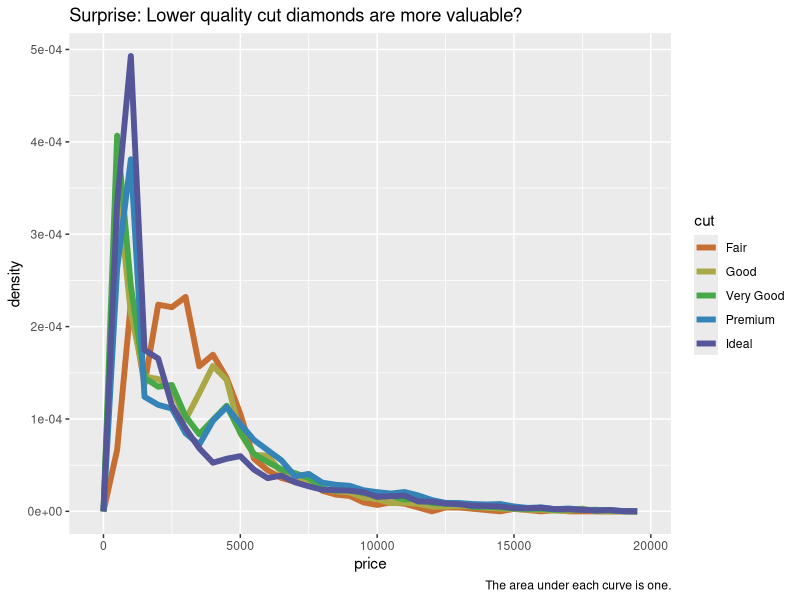
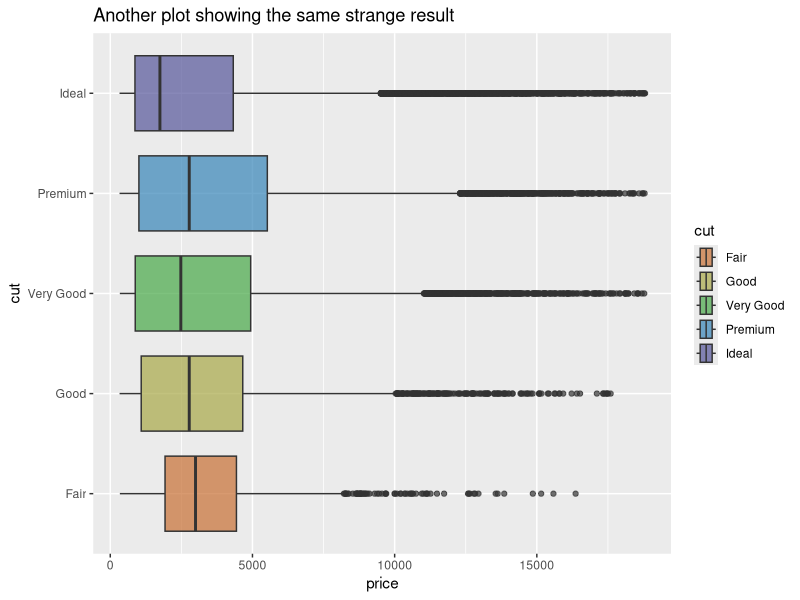
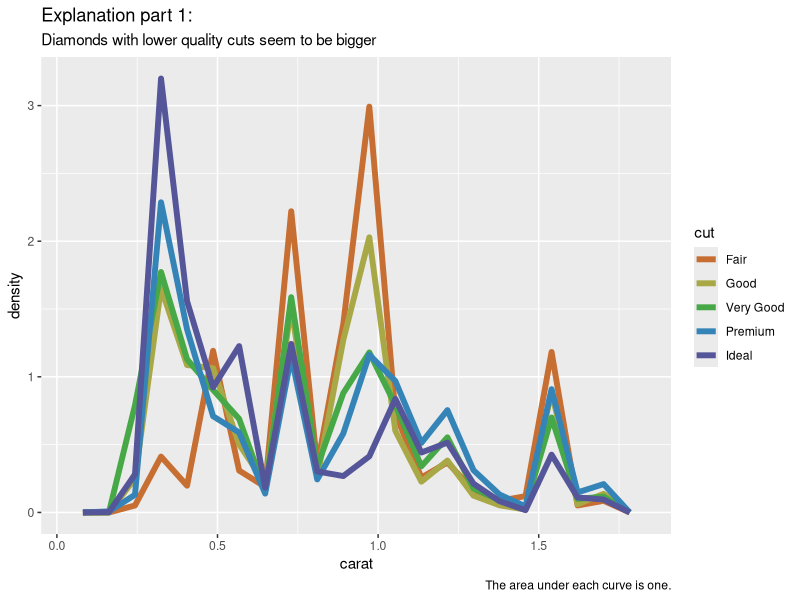
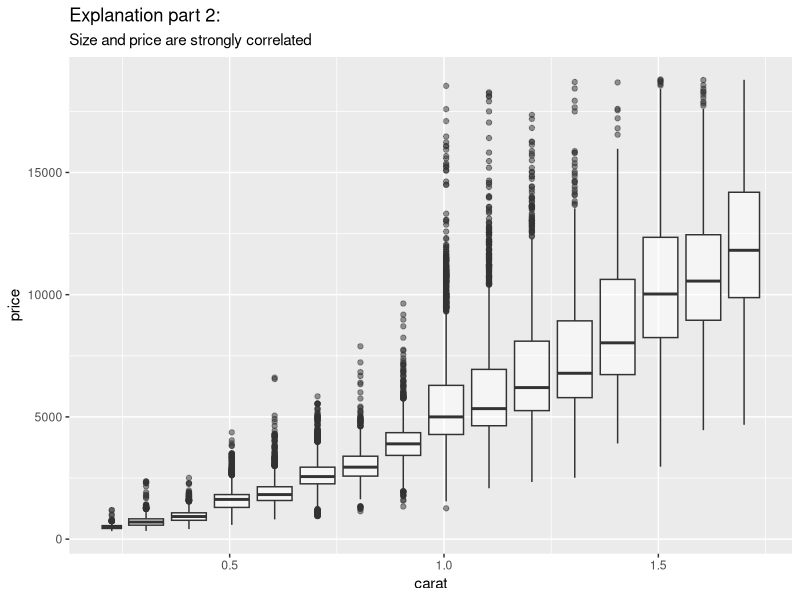
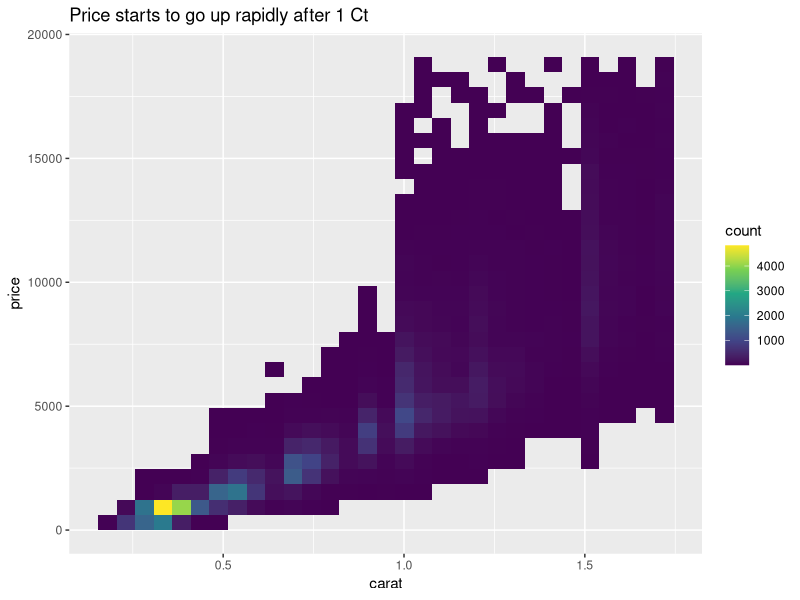
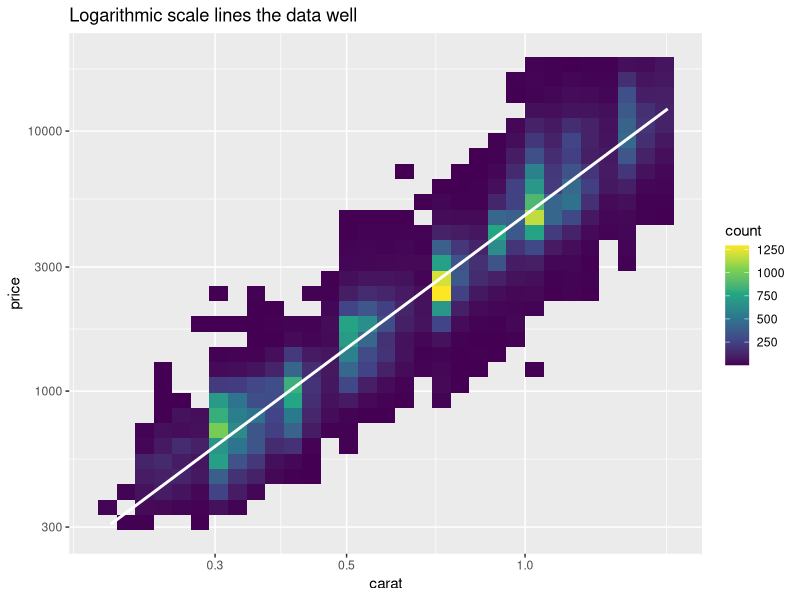
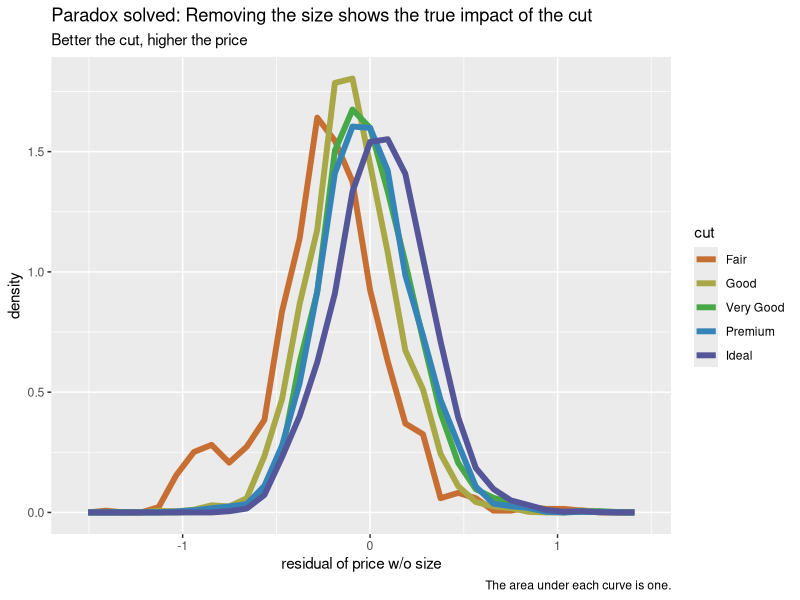
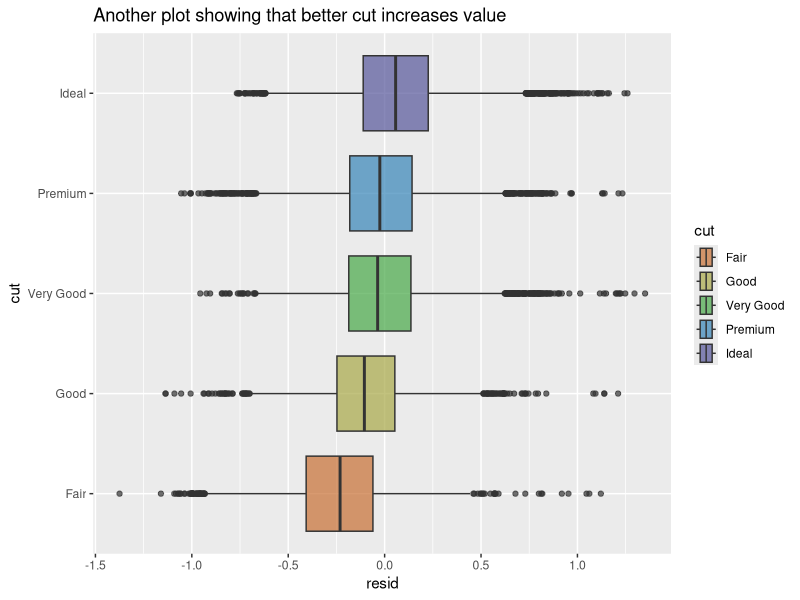

These charts were generated, in order, by the following R code:
## ---- chunk 1
knitr::opts_chunk$set(echo = TRUE)
## ---- chunk 2
library(tidyverse)
library(modelr)
library(knitr)

cut_colors = c("#C76E32", "#A8A846", "#46A846",
               "#3584B8", "#555599")
## ---- chunk 3
diamonds |>
  group_by(cut) |>
  slice_max(order_by = price, n = 2) |>
  kable(caption = "Top diamond prices are very similar")
## ---- chunk 4
d <- diamonds |>
  filter(carat < 1.75)

paste("Only", nrow(diamonds) - nrow(d), "rows were removed.")

## ---- chunk 5
d |>
  group_by(cut) |>
  slice_max(order_by = price, n = 2) |>
  kable(caption = "Prices are still pretty similar for higher quality diamonds,
        but I don't want to filter too much")
## ---- chunk 6
ggplot(d, aes(price, after_stat(density), colour = cut)) +
  geom_freqpoly(binwidth = 500, size = 2) +
  scale_color_manual(values = cut_colors) +
  labs(title = "Surprise: Lower quality cut diamonds are more valuable?",
       caption = "The area under each curve is one.")
## ---- chunk 7
ggplot(d, mapping = aes(x = price, fill = cut))+
  geom_boxplot(aes(y = cut), alpha = 0.7) +
  scale_fill_manual(values = cut_colors) +
  labs(title = "Another plot showing the same strange result")
## ---- chunk 8
ggplot(d, aes(x = carat, y = after_stat(density))) +
  geom_freqpoly(aes(colour = cut), size = 2, bins = 20) +
  scale_color_manual(values = cut_colors) +
  labs(title = "Explanation part 1:",
       subtitle= "Diamonds with lower quality cuts seem to be bigger",
       caption = "The area under each curve is one.")
## ---- chunk 9
ggplot(d, aes(x = carat, y = price)) + 
  geom_boxplot(aes(group = cut_width(carat, 0.1)), alpha = 0.5) +
  labs(title = "Explanation part 2:",
       subtitle= "Size and price are strongly correlated")
## ---- chunk 10
ggplot(d, aes(carat, price)) +
  geom_bin2d() +
  scale_fill_continuous(type = "viridis") +
  labs(title = "Price starts to go up rapidly after 1 Ct")
## ---- chunk 11
ggplot(d, aes(carat, price)) +
  geom_bin2d() +
  scale_fill_continuous(type = "viridis") +
  geom_smooth(formula = y ~ x, method = "lm", color = "white") +
  scale_x_log10() + 
  scale_y_log10() +
  labs(title = "Logarithmic scale lines the data well")
## ---- chunk 12
model <- lm(log(price) ~ log(carat), d) 
paste0("Linear model for unmodified data gives R-squared of ",
      round(summary(lm(price ~ carat, d))$r.squared, 2),
      ", but the logarithmic data gives ",
      round(summary(model)$r.squared, 2),
      ".")
## ---- chunk 13
d |>
  lm(model, data = _) |>
  modelr::add_residuals(d, model = _) -> d
## ---- chunk 14
slope = summary(model)$coefficients[2]
intercept = summary(model)$coefficients[1]
paste0("The formula given by linear model is ",
       round(slope, 2),
       " * log(carat) + ",
       round(intercept, 2),
       " == log(price). It can explain ",
       round(summary(model)$r.squared[1]*100),
       " % of the price variation.")
## ---- chunk 15
d |>
  slice_min(abs(resid), n = 3, with_ties = FALSE) -> low_resids

d |>
  slice_max(abs(resid), n = 3, with_ties = FALSE) -> high_resids

different_resids <- bind_rows(low_resids, high_resids) |>
  arrange(abs(resid)) |>
  mutate(price_predicted_by_size = round(exp(slope * log(carat) + intercept))) |>
  mutate(resid = round(resid, 5)) |>
  select(carat:clarity, resid, price, price_predicted_by_size)

kable(different_resids, caption = "Residuals closest to zero and farthest from it")
  
## ---- chunk 16
tibble(residual = rep(c(1, 0.5, 0, -0.5, -1),2),
       carat = c(rep(0.5, 5), rep(1,5))) |>
  mutate(price =
           round(
           exp(residual) * #residual
           exp(slope * log(carat) + intercept) #size
           )) |>
  kable(caption = "Examples how residuals relate to price")
## ---- chunk 17
ggplot(d, aes(resid, after_stat(density), colour = cut)) +
  geom_freqpoly(bins = 30, size = 2) +
  scale_color_manual(values = cut_colors) +
  labs(title = "Paradox solved: Removing the size shows the true impact of the cut",
       subtitle = "Better the cut, higher the price",
       caption = "The area under each curve is one.",
       x = "residual of price w/o size")
## ---- chunk 18
ggplot(d, mapping = aes(x = resid, fill = cut))+
  geom_boxplot(aes(y = cut), alpha = 0.7) +
  scale_fill_manual(values = cut_colors) +
  labs(title = "Another plot showing that better cut increases value")
